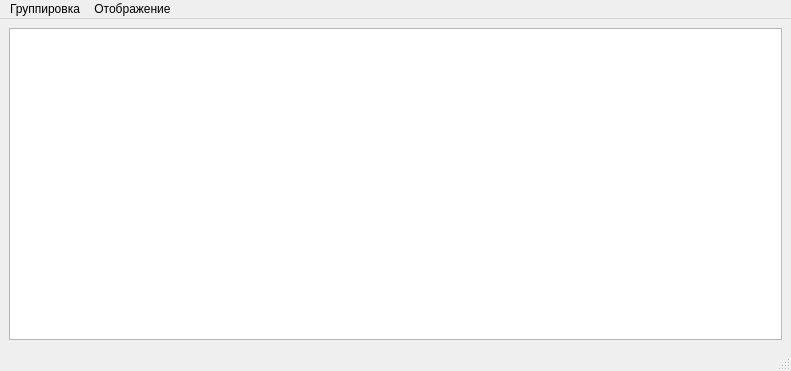
<?xml version="1.0" encoding="UTF-8"?>
<ui version="4.0">
 <class>MainWindow</class>
 <widget class="QMainWindow" name="MainWindow">
  <property name="geometry">
   <rect>
    <x>0</x>
    <y>0</y>
    <width>791</width>
    <height>371</height>
   </rect>
  </property>
  <property name="windowTitle">
   <string>MainWindow</string>
  </property>
  <widget class="QWidget" name="centralwidget">
   <layout class="QGridLayout" name="gridLayout">
    <item row="0" column="0">
     <widget class="QSplitter" name="splitter">
      <property name="orientation">
       <enum>Qt::Horizontal</enum>
      </property>
      <widget class="QTreeView" name="folderTreeView"/>
     </widget>
    </item>
   </layout>
  </widget>
  <widget class="QMenuBar" name="menubar">
   <property name="geometry">
    <rect>
     <x>0</x>
     <y>0</y>
     <width>791</width>
     <height>21</height>
    </rect>
   </property>
   <widget class="QMenu" name="viewType">
    <property name="title">
     <string>Отображение</string>
    </property>
    <addaction name="table"/>
    <addaction name="barChart"/>
    <addaction name="pieChart"/>
   </widget>
   <widget class="QMenu" name="strategyChoose">
    <property name="title">
     <string>Группировка</string>
    </property>
    <addaction name="folder"/>
    <addaction name="fileType"/>
   </widget>
   <addaction name="strategyChoose"/>
   <addaction name="viewType"/>
  </widget>
  <widget class="QStatusBar" name="statusbar"/>
  <action name="folder">
   <property name="text">
    <string>По файлам</string>
   </property>
  </action>
  <action name="fileType">
   <property name="text">
    <string>По типам</string>
   </property>
  </action>
  <action name="table">
   <property name="text">
    <string>Таблица</string>
   </property>
  </action>
  <action name="barChart">
   <property name="text">
    <string>Столбчатая диаграмма</string>
   </property>
  </action>
  <action name="pieChart">
   <property name="text">
    <string>Круговая диаграмма</string>
   </property>
  </action>
 </widget>
 <resources/>
 <connections/>
 <slots>
  <slot>on_table_triggered()</slot>
  <slot>slot1()</slot>
 </slots>
</ui>
